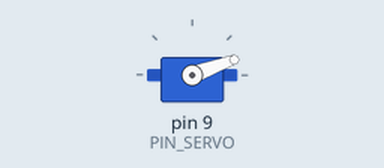
A sketch run on a simulated Arduino Uno, built with avr-gcc and run on an emulated ATmega328P. On the bench: servo. What the sketch prints to the serial monitor is not drawn.

Above: at 3.05 s.
At 3.6 s:
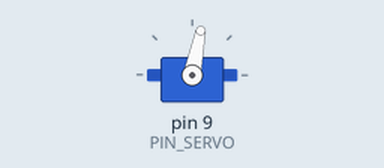
At 5.0 s:
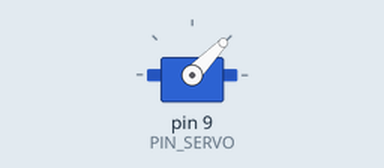
At 6.5 s:
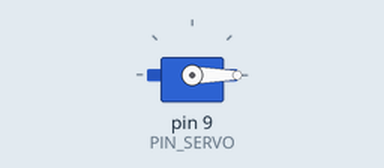
Timing chart, 0 to 11.1 s (numbered marks = the images above):
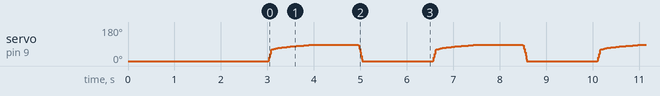

The sketch:

brake_servo_test.ino
```cpp
#include <Servo.h>

// Oggetto Servo
Servo mioServo;

// Pin e posizioni base
const int PIN_SERVO = 9;
const int CENTRO = 0;  // ← CAMBIA QUI per spostare la posizione di partenza

// Escursioni frenata (in gradi da centro)
const int ESCURSIONE_MEDIA = 85;  // Frenata media: 47°

// Ritardi velocità (ms/grado)
const int RITARDO_SUPER_RAPIDO = 1;\
const int RITARDO_FRENO_DOLCE = 60;

// Gradi per fase rapida iniziale
const int GRADI_VELOCI = ESCURSIONE_MEDIA - 29;

const int RIPETIZIONI = 500;  // ← CAMBIA QUI per il numero di ripetizioni

void setup() {
  Serial.begin(9600);
  Serial.println("=== SISTEMA FRENO BICI - 500x FRENATA MEDIA ===");

  initServo();
  ricercaZeroDolce();

  Serial.println("Leva in posizione ZERO - Inizio 500 frenate");
  delay(2000);
}

void loop() {
  static int contatore = 0;
  if (contatore >= RIPETIZIONI) return;

  contatore++;
  Serial.print("--- Frenata ");
  Serial.print(contatore);
  Serial.print("/");
  Serial.print(RIPETIZIONI);
  Serial.println(" ---");

  performBrake(ESCURSIONE_MEDIA, GRADI_VELOCI, RITARDO_FRENO_DOLCE, "FRENATA MEDIA: +47°");

  if (contatore >= RIPETIZIONI) {
    Serial.println("=== 500 FRENATE COMPLETATE ===");
  }
}

void initServo() {
  mioServo.attach(PIN_SERVO, 500, 2500);
}

void ricercaZeroDolce() {
  Serial.println("Ricerca ZERO...");
  mioServo.write(CENTRO);
  delay(1000);
  Serial.print("Zero: ");
  Serial.print(CENTRO);
  Serial.println("°");
}

void performBrake(int escursione, int gradiVeloci, int ritardoMaxFreno, const char* descrizione) {
  int posizioneFinale = CENTRO + escursione;

  Serial.println(descrizione);
  muoviFrenoRealistico(posizioneFinale, gradiVeloci, ritardoMaxFreno);
  Serial.print("Freno azionato (");
  Serial.print(posizioneFinale);
  Serial.println("°)");
  delay(1000);

  Serial.println("Rilascio rapido");
  moveServo(CENTRO, RITARDO_SUPER_RAPIDO);
  delay(1500);
}

void moveServo(int angoloFinale, int ritardo) {
  int attuale = mioServo.read();
  int step = (angoloFinale > attuale) ? 1 : -1;

  while (attuale != angoloFinale) {
    attuale += step;
    mioServo.write(attuale);
    delay(ritardo);
  }
}

void muoviFrenoRealistico(int angoloFinale, int gradiVeloci, int ritardoMaxFreno) {
  int attuale = mioServo.read();
  int direzione = (angoloFinale > attuale) ? 1 : -1;
  int gradiTotali = abs(angoloFinale - attuale);

  gradiVeloci = min(gradiVeloci, gradiTotali);
  int fineVeloce = attuale + direzione * gradiVeloci;

  if (gradiVeloci > 0) {
    Serial.print("  → Scatto rapido (primi ");
    Serial.print(gradiVeloci);
    Serial.println("°)");
    while ((direzione > 0 ? attuale < fineVeloce : attuale > fineVeloce)) {
      attuale += direzione;
      mioServo.write(attuale);
      delay(RITARDO_SUPER_RAPIDO);
    }
  }

  int gradiFreno = gradiTotali - gradiVeloci;
  if (gradiFreno > 0) {
    Serial.print("  → Progressiva (");
    Serial.print(gradiFreno);
    Serial.println("°)");
    for (int i = 0; i < gradiFreno; i++) {
      float progresso = (float)i / (gradiFreno - 1.0f);
      int delayAttuale = RITARDO_SUPER_RAPIDO + (int)(progresso * (ritardoMaxFreno - RITARDO_SUPER_RAPIDO));
      attuale += direzione;
      mioServo.write(attuale);
      delay(delayAttuale);
    }
  }
}
```
